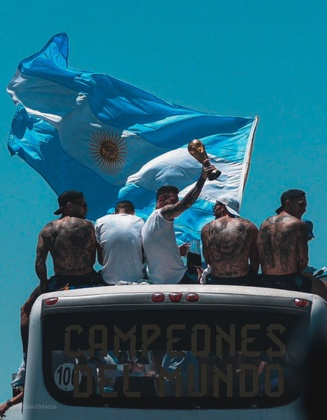
%> input picture Leo.jpeg, 327 x 420 px, shrunk from 798 x 1024 before the run
$ octave DCT_JPEG.m   (GNU Octave 9; MATLAB toolbox functions it lacks are replaced by stand-ins)
%> lines starting %> are read from the running program, lines starting %| are printed output that depends on the picture
%Here we computed 8*8 DCT Matrix
N=8;
C8=zeros(8,8);
for k=0:7
    for r=0:7
        if(k==0)
            u=sqrt(1/N);
        else
            u=sqrt(2/N);
        end
        C8(k+1,r+1)=u*cos((pi*k*(r+0.5))/N);
    end
end

% Here we read the image and converted it to grey scale

arr1=imread('Leo.jpeg');
%> arr1 is the input picture: size 420x327x3 uint8; mean R, G, B 36.7, 99.4, 118
arr = im2double(rgb2gray(arr1));
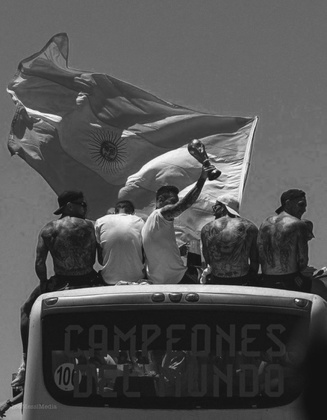
%> arr: size 420x327 double; min 0.0471, max 0.984, mean 0.325
% imshow(arr);
%In this part we check if the image is not divisible by 8 and pad extra zeros to make it fit

[rows colms]=size(arr);
%> rows = 420; colms = 327
if mod(rows,8) ~= 0 %Here we check on the rows
    needed_rows=8-mod(rows,8);
%> needed_rows = 4
    add_rows=zeros(needed_rows,colms);
    arr=[arr;add_rows];
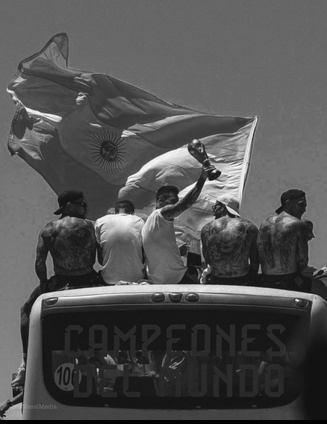
%> arr: size 424x327 double; min 0, max 0.984, mean 0.322
    [rows colms]=size(arr);
%> rows = 424
end
if mod(colms,8) ~= 0   %Here we check on the columns
    needed_colms=8-mod(colms,8);
%> needed_colms = 1
    add_colms=zeros(rows,needed_colms);
    arr=[arr add_colms];
%> arr: size 424x328 double
   [rows colms]=size(arr);
%> colms = 328
end
% Here we divide the image into 8*8 pixels
BlockRowsStep = rows / 8;
%> BlockRowsStep = 53
blockVectorR = [8 * ones(1, BlockRowsStep)];
BlockColmsStep=colms/8;
%> BlockColmsStep = 41
blockVectorC=[8 * ones(1,BlockColmsStep)];
ca = mat2cell(arr, blockVectorR, blockVectorC);
%> ca = 2173 items

%Here is the quantization matrix
DCTQ1 =[16 11 10 16 24 40 51 61;
       12 12 14 19 26 58 60 55;
       14 13 16 24 40 57 69 56;
       14 17 22 29 51 87 80 62;
       18 22 37 56 68 109 103 77;
       24 35 55 64 81 104 113 92;
       49 64 78 87 103 121 120 101;
       72 92 95 98 112 100 103 99];
%The user is asked to enter the scale factor
ra=input('Enter the scale factor you want : NB.(Range is from 2:100 as 1 will be Black image)\n');
%> the answer given: 1

r=1/ra;
%It was found that r needs to be smaller than 1 as any integer values will distroy the image
%as the DCTQ matrix will much larger than the image matrix hence, the resultant matrix will consist of zeros (Black Image)
DCTQ=r*DCTQ1;
ca = mat2cell(arr, blockVectorR, blockVectorC);
[x y]=size(ca);
%> x = 53; y = 41

output1=zeros(rows,colms);

%DCT is done here
for i=1:x
    for j=1:y
        ca{i,j}=C8 *ca{i,j} *C8';
        ca{i,j}= round(ca{i,j}./DCTQ);
    end
end
%Inverse DCT is done here
for i=1:x
    for j=1:y
        ca{i,j}= ca{i,j}.*DCTQ;
        ca{i,j}=C8' * ca{i,j} *C8;
    end
end
%The image is merged here
out=cell2mat(ca);
%> out: size 424x328 double; every value is 0

 Result=cellfun(@(x)x*C8,ca,'un',0)  ;
%> Result = 2173 items
 figure;
 out=im2uint8(out);
%> out: size 424x328 uint8; every value is 0
 imshow(out);
